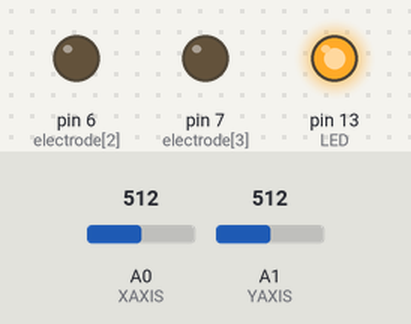
The sketch below on a simulated Arduino Uno, built with avr-gcc and run on an emulated ATmega328P. On the bench: output pins drawn as LEDs (lit = HIGH). The inputs (shaded band) are chosen by the test bench; at power-on: A0 (XAXIS) = 512, A1 (YAXIS) = 512.

Above: at 1.2 s.
1.3 s: A0 (XAXIS) set to 590
2.8 s: A0 (XAXIS) set to 619
At 3.3 s:
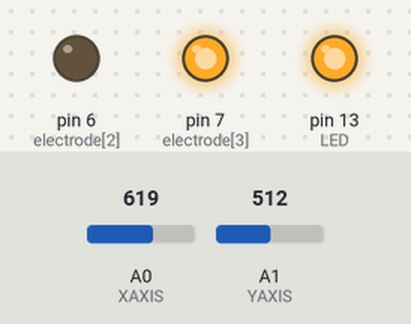
4.3 s: A0 (XAXIS) set to 212
5.8 s: A0 (XAXIS) set to 191
At 6.8 s:
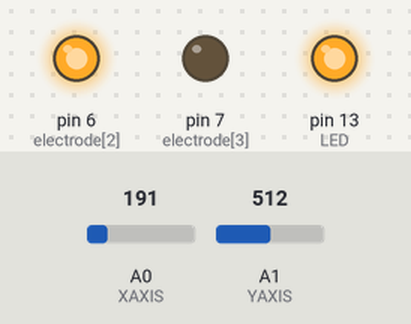
7.3 s: A0 (XAXIS) set to 610
At 7.9 s:
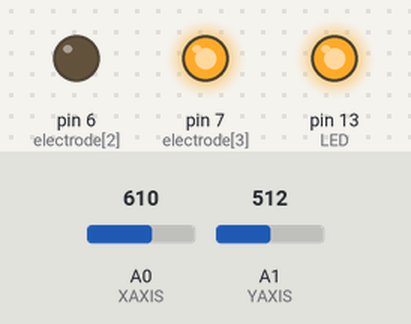
8.8 s: A0 (XAXIS) set to 190
At 9.1 s:
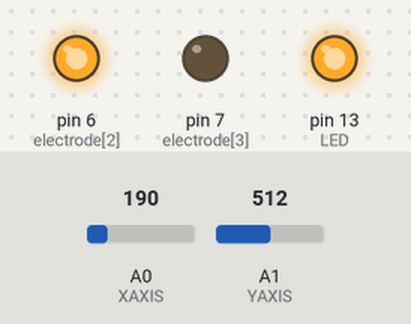
Timing chart, 0 to 11.3 s (numbered marks = the images above; inputs shaded):
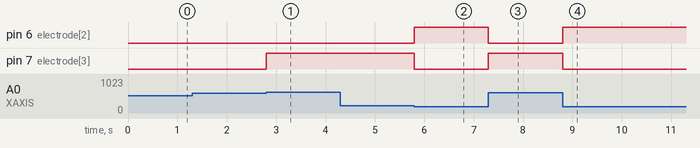

The sketch:

paramecium2.ino
```cpp
// Very basic code to control paramecia with a dual-axis potentiometer joystick
// See paramecium1 for an alternative version which drives outputs low when not in use

# define UP 0
# define DOWN 1
# define LEFT 2
# define RIGHT 3

// These should correspond to the pins that your up, down, left and right
// electrodes are attached to respectively
char electrode[] = {4, 5, 6, 7};

#define LED 13

// Analog inputs for the two joystick axes
#define XAXIS A0
#define YAXIS A1

void stop() {
  for(int i=0;i<=4;++i) {
    pinMode(electrode[i], INPUT);
    digitalWrite(electrode[i], LOW);
  }
}

void move (int dir) {
  // move the paramecia in the specified direction
  char opp = dir + ((dir%2)*-2) + 1; // opposite electrode
  pinMode(electrode[dir], OUTPUT);
  pinMode(electrode[opp], OUTPUT);
  for(int i=0;i<=7;++i) {
    if(i==dir || i==opp)
      pinMode(electrode[i], OUTPUT);
    else
      pinMode(electrode[i], INPUT);
    if(i==dir)
      digitalWrite(electrode[i], HIGH);
    else
      digitalWrite(electrode[i], LOW);
  }
}


void setup () {
  Serial.begin(9600);
  stop();
  pinMode(LED, OUTPUT);
  digitalWrite(LED, HIGH);
}

void loop(){
  int  x = analogRead(XAXIS);
  int y = analogRead(YAXIS);
  if(x<200) {
    move(LEFT);
  }  else if(x>600) {
    move(RIGHT);
  } else if(y<200) {
    move(DOWN);
  }  else if(y>600) {
    move(UP);
  }
  else {
    stop(); // turn off outputs;
  }
}
```

Measured:
- the behaviour switches between 600 and 601 on A0 (XAXIS) (found by bisection; images 0 and 1)
- the behaviour switches between 200 and 199 on A0 (XAXIS) (found by bisection; images 1 and 2)
- after the input at 1.3 s, every drawn part: stays the same
- after the input at 2.8 s, pin 7 (electrode[3]): LOW → HIGH at once
- after the input at 4.3 s, every drawn part: stays the same
- after the input at 5.8 s, pin 6 (electrode[2]): LOW → HIGH at once; pin 7 (electrode[3]): HIGH → LOW at once
- after the input at 7.3 s, pin 6 (electrode[2]): HIGH → LOW at once; pin 7 (electrode[3]): LOW → HIGH at once
- after the input at 8.8 s, pin 6 (electrode[2]): LOW → HIGH at once; pin 7 (electrode[3]): HIGH → LOW at once
